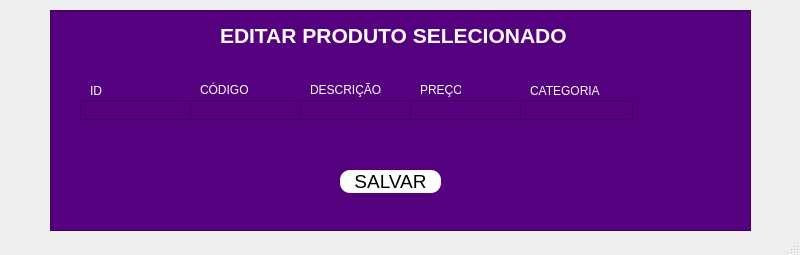
<?xml version="1.0" encoding="UTF-8"?>
<ui version="4.0">
 <class>MainWindow</class>
 <widget class="QMainWindow" name="MainWindow">
  <property name="geometry">
   <rect>
    <x>0</x>
    <y>0</y>
    <width>800</width>
    <height>255</height>
   </rect>
  </property>
  <property name="windowTitle">
   <string>MainWindow</string>
  </property>
  <widget class="QWidget" name="centralwidget">
   <widget class="QFrame" name="frame">
    <property name="geometry">
     <rect>
      <x>50</x>
      <y>10</y>
      <width>701</width>
      <height>221</height>
     </rect>
    </property>
    <property name="styleSheet">
     <string notr="true">background-color: rgb(85, 0, 127);
color: rgb(255, 255, 255);</string>
    </property>
    <property name="frameShape">
     <enum>QFrame::StyledPanel</enum>
    </property>
    <property name="frameShadow">
     <enum>QFrame::Raised</enum>
    </property>
    <widget class="QLabel" name="label">
     <property name="geometry">
      <rect>
       <x>170</x>
       <y>10</y>
       <width>361</width>
       <height>31</height>
      </rect>
     </property>
     <property name="font">
      <font>
       <pointsize>16</pointsize>
       <weight>75</weight>
       <bold>true</bold>
      </font>
     </property>
     <property name="text">
      <string>EDITAR PRODUTO SELECIONADO</string>
     </property>
    </widget>
    <widget class="QPushButton" name="salvar">
     <property name="geometry">
      <rect>
       <x>290</x>
       <y>160</y>
       <width>101</width>
       <height>23</height>
      </rect>
     </property>
     <property name="font">
      <font>
       <pointsize>14</pointsize>
      </font>
     </property>
     <property name="styleSheet">
      <string notr="true">color: rgb(0, 0, 0);
background-color: rgb(255, 255, 255);
border-radius: 10px;</string>
     </property>
     <property name="text">
      <string>SALVAR</string>
     </property>
    </widget>
    <widget class="QLabel" name="label_2">
     <property name="geometry">
      <rect>
       <x>40</x>
       <y>70</y>
       <width>21</width>
       <height>21</height>
      </rect>
     </property>
     <property name="text">
      <string>ID</string>
     </property>
    </widget>
    <widget class="QLabel" name="label_3">
     <property name="geometry">
      <rect>
       <x>150</x>
       <y>70</y>
       <width>51</width>
       <height>20</height>
      </rect>
     </property>
     <property name="text">
      <string>CÓDIGO</string>
     </property>
    </widget>
    <widget class="QLabel" name="label_4">
     <property name="geometry">
      <rect>
       <x>260</x>
       <y>70</y>
       <width>71</width>
       <height>20</height>
      </rect>
     </property>
     <property name="text">
      <string>DESCRIÇÃO</string>
     </property>
    </widget>
    <widget class="QLabel" name="label_5">
     <property name="geometry">
      <rect>
       <x>370</x>
       <y>70</y>
       <width>41</width>
       <height>20</height>
      </rect>
     </property>
     <property name="text">
      <string>PREÇO</string>
     </property>
    </widget>
    <widget class="QLabel" name="label_6">
     <property name="geometry">
      <rect>
       <x>480</x>
       <y>70</y>
       <width>71</width>
       <height>21</height>
      </rect>
     </property>
     <property name="text">
      <string>CATEGORIA</string>
     </property>
    </widget>
    <widget class="QLineEdit" name="lineEdit">
     <property name="geometry">
      <rect>
       <x>30</x>
       <y>90</y>
       <width>113</width>
       <height>20</height>
      </rect>
     </property>
    </widget>
    <widget class="QLineEdit" name="lineEdit_2">
     <property name="geometry">
      <rect>
       <x>140</x>
       <y>90</y>
       <width>113</width>
       <height>20</height>
      </rect>
     </property>
    </widget>
    <widget class="QLineEdit" name="lineEdit_3">
     <property name="geometry">
      <rect>
       <x>250</x>
       <y>90</y>
       <width>113</width>
       <height>20</height>
      </rect>
     </property>
    </widget>
    <widget class="QLineEdit" name="lineEdit_4">
     <property name="geometry">
      <rect>
       <x>360</x>
       <y>90</y>
       <width>113</width>
       <height>20</height>
      </rect>
     </property>
    </widget>
    <widget class="QLineEdit" name="lineEdit_5">
     <property name="geometry">
      <rect>
       <x>470</x>
       <y>90</y>
       <width>113</width>
       <height>20</height>
      </rect>
     </property>
    </widget>
   </widget>
  </widget>
  <widget class="QMenuBar" name="menubar">
   <property name="geometry">
    <rect>
     <x>0</x>
     <y>0</y>
     <width>800</width>
     <height>21</height>
    </rect>
   </property>
  </widget>
  <widget class="QStatusBar" name="statusbar"/>
 </widget>
 <resources/>
 <connections/>
</ui>
